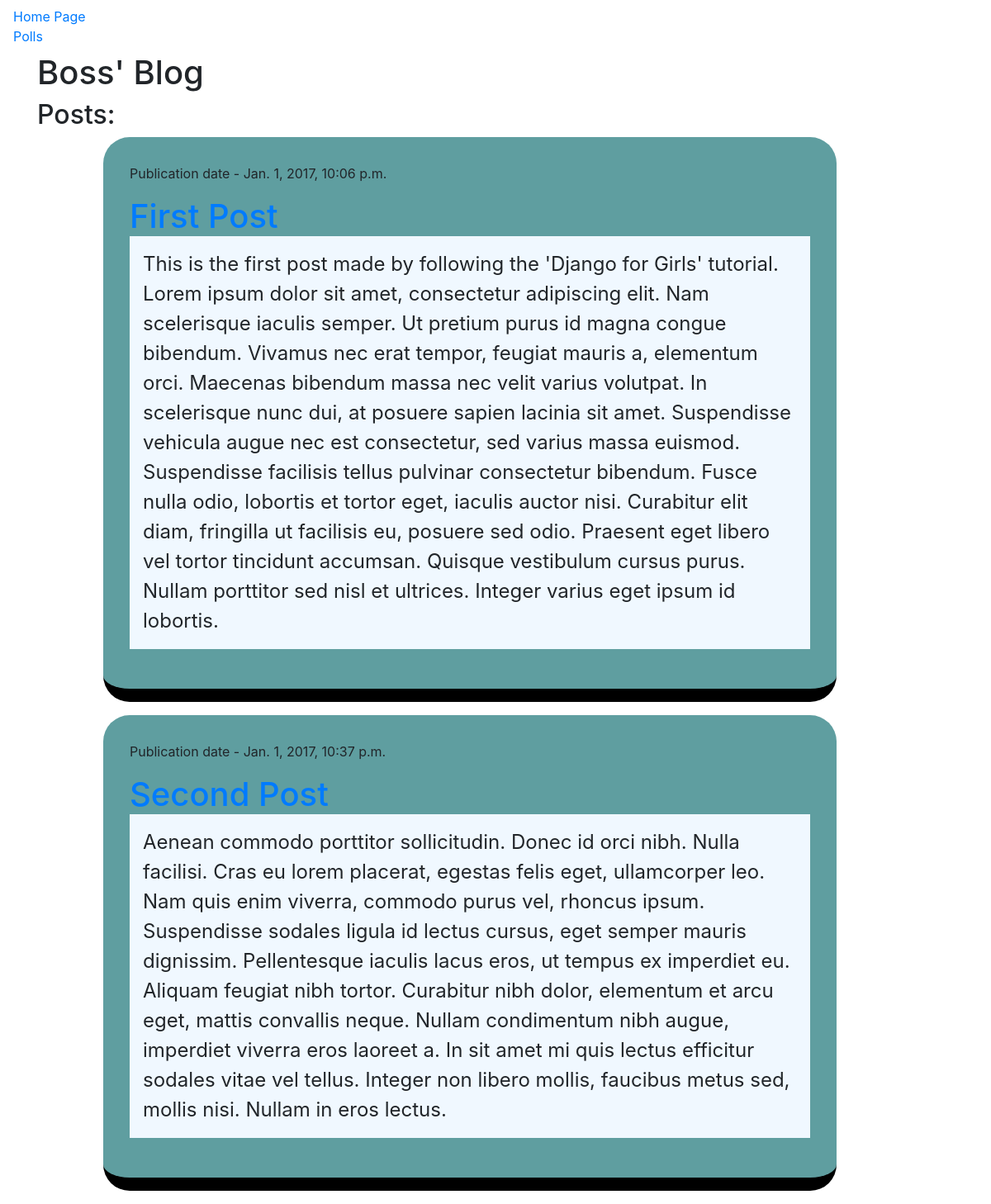
Before: / with the older database file.
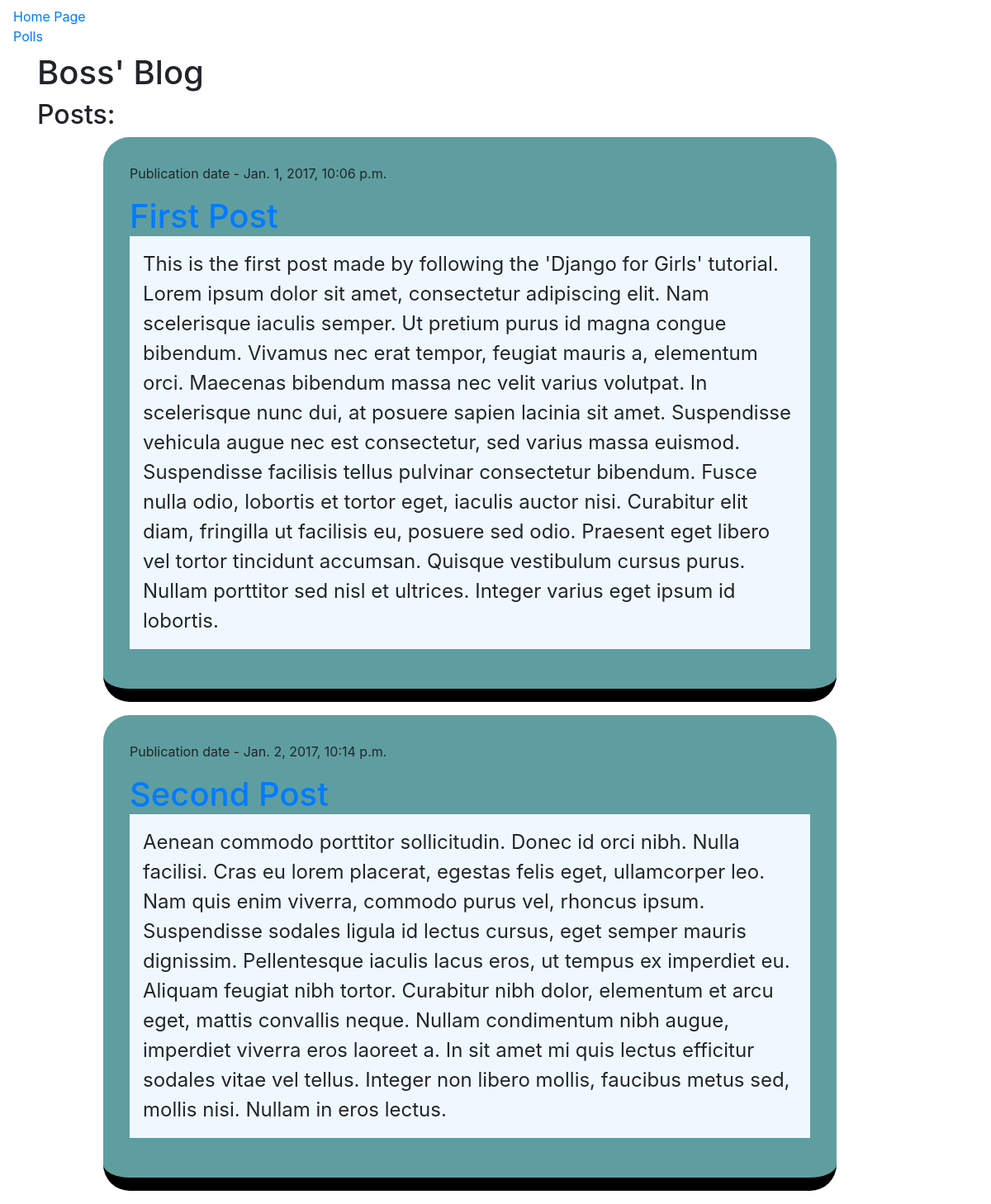
After: the same page with the newer database file.
### blog/models.py (models this page shows, shortened)
class Post(models.Model):
    author = models.ForeignKey('auth.User')
    title = models.CharField(max_length=200)
    text = models.TextField()
    created_date = models.DateTimeField(default=timezone.now)
    published_date=models.DateTimeField(blank=True, null=True)

### blog/views.py (the view)
# urls.py: url(r'^$', views.post_list, name='post_list'),
def post_list(request):
    posts = Post.objects.filter(published_date__lte=timezone.now()).order_by('published_date')
    return render(request, 'blog/post_list.html', {'posts':posts})

### blog/templates/blog/post_list.html
{% extends 'lib/base.html' %}
{% block links %}
    {% load staticfiles %}
    <link rel="stylesheet" type="text/css" href="{% static 'blog/css/style.css' %}">
{% endblock %}
{% block container %}
    <h1 class="site-title">Boss' Blog</h1>
    <h2>Posts:</h2>
    {% for post in posts %}
        <div class="post">
            <p class="pub-date">Publication date - {{ post.published_date }}</p>
            <h1><a href="{% url 'blog:post_detail' pk=post.pk %}">{{ post.title }}</a></h1>
            <p class="post-text">{{ post.text|linebreaksbr }}</p>
        </div>
    {% endfor %}
{% endblock %}

Changed rows visible on the page:
changed Post "Second Post": published_date "Jan. 1, 2017, 10:37 p.m." → "Jan. 2, 2017, 10:14 p.m."
